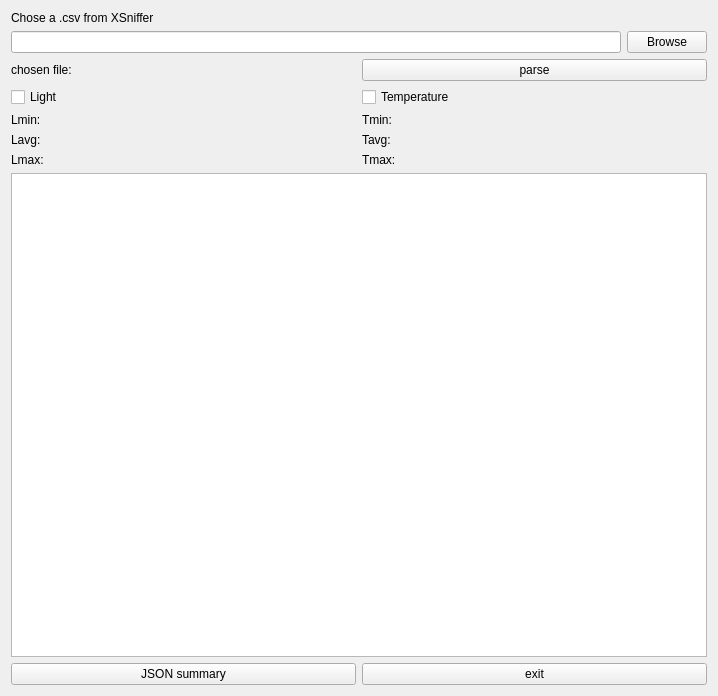
<?xml version="1.0" encoding="UTF-8"?>
<ui version="4.0">
 <class>Form_xsnifferlogparser</class>
 <widget class="QWidget" name="Form_xsnifferlogparser">
  <property name="geometry">
   <rect>
    <x>0</x>
    <y>0</y>
    <width>718</width>
    <height>696</height>
   </rect>
  </property>
  <property name="windowTitle">
   <string>XSniffer Log Parser</string>
  </property>
  <layout class="QVBoxLayout" name="verticalLayout_4">
   <item>
    <widget class="QLabel" name="lab_chose_file">
     <property name="text">
      <string>Chose a .csv from XSniffer</string>
     </property>
    </widget>
   </item>
   <item>
    <layout class="QVBoxLayout" name="vl_browser">
     <item>
      <layout class="QHBoxLayout" name="hl_browse">
       <item>
        <widget class="QLineEdit" name="le_browsed_file"/>
       </item>
       <item>
        <widget class="QPushButton" name="btn_browse">
         <property name="text">
          <string>Browse</string>
         </property>
        </widget>
       </item>
      </layout>
     </item>
    </layout>
   </item>
   <item>
    <layout class="QHBoxLayout" name="hl_parse">
     <item>
      <widget class="QLabel" name="lab_current_file">
       <property name="text">
        <string>chosen file: </string>
       </property>
      </widget>
     </item>
     <item>
      <widget class="QPushButton" name="btn_parse">
       <property name="text">
        <string>parse</string>
       </property>
      </widget>
     </item>
    </layout>
   </item>
   <item>
    <layout class="QHBoxLayout" name="hl_sensors">
     <item>
      <layout class="QVBoxLayout" name="vl_light">
       <item>
        <widget class="QCheckBox" name="rbtn_light">
         <property name="text">
          <string>Light</string>
         </property>
        </widget>
       </item>
       <item>
        <widget class="QLabel" name="lab_light_min">
         <property name="text">
          <string>Lmin: </string>
         </property>
        </widget>
       </item>
       <item>
        <widget class="QLabel" name="lab_light_avg">
         <property name="text">
          <string>Lavg: </string>
         </property>
        </widget>
       </item>
       <item>
        <widget class="QLabel" name="lab_light_mx">
         <property name="text">
          <string>Lmax: </string>
         </property>
        </widget>
       </item>
      </layout>
     </item>
     <item>
      <layout class="QVBoxLayout" name="vl_temp">
       <item>
        <widget class="QCheckBox" name="rbtn_temperature">
         <property name="text">
          <string>Temperature</string>
         </property>
        </widget>
       </item>
       <item>
        <widget class="QLabel" name="lab_temp_min">
         <property name="text">
          <string>Tmin: </string>
         </property>
        </widget>
       </item>
       <item>
        <widget class="QLabel" name="lab_temp_avg">
         <property name="text">
          <string>Tavg: </string>
         </property>
        </widget>
       </item>
       <item>
        <widget class="QLabel" name="lab_temp_max">
         <property name="text">
          <string>Tmax: </string>
         </property>
        </widget>
       </item>
      </layout>
     </item>
    </layout>
   </item>
   <item>
    <widget class="QGraphicsView" name="gv_histogram"/>
   </item>
   <item>
    <layout class="QHBoxLayout" name="hl_bottom_buttons">
     <item>
      <widget class="QPushButton" name="btn_json">
       <property name="text">
        <string>JSON summary</string>
       </property>
      </widget>
     </item>
     <item>
      <widget class="QPushButton" name="btn_close">
       <property name="text">
        <string>exit</string>
       </property>
      </widget>
     </item>
    </layout>
   </item>
  </layout>
  <zorder>gv_histogram</zorder>
  <zorder>lab_current_file</zorder>
  <zorder>lab_chose_file</zorder>
  <zorder>lab_light_min</zorder>
  <zorder>lab_temp_min</zorder>
  <zorder>lab_light_avg</zorder>
  <zorder>lab_temp_avg</zorder>
  <zorder>lab_light_mx</zorder>
  <zorder>lab_temp_max</zorder>
  <zorder>btn_close</zorder>
  <zorder>btn_parse</zorder>
 </widget>
 <resources/>
 <connections/>
</ui>
